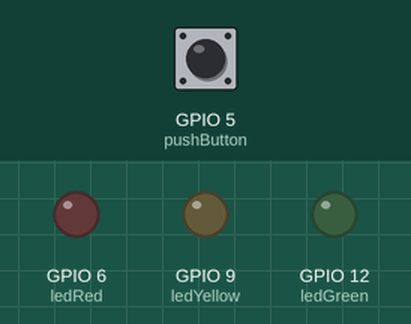
Bench run of a sketch on a simulated ESP32-S3. Shown: output pins drawn as LEDs (lit = HIGH). Dashed ring = blinking. Inputs (shaded band) come from the test bench; at power-on: GPIO 5 (pushButton) HIGH.

Above: at 1.2 s.
1.3 s: GPIO 5 (pushButton) pulled LOW for 0.15 s
At 2.2 s:
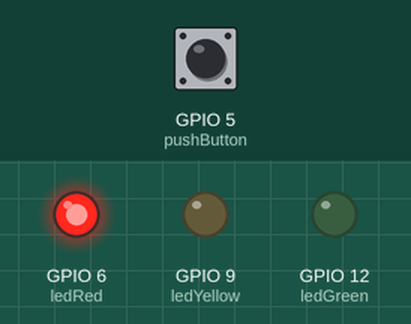
4.4 s: GPIO 5 (pushButton) pulled LOW for 1 s
At 5.8 s:
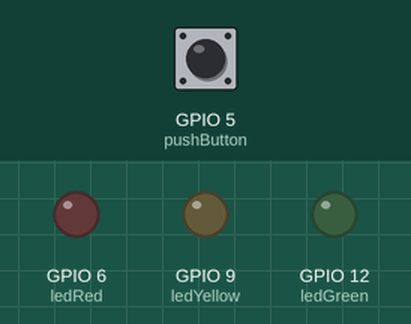
6.9 s: GPIO 5 (pushButton) pulled LOW for 0.15 s
At 8.8 s:
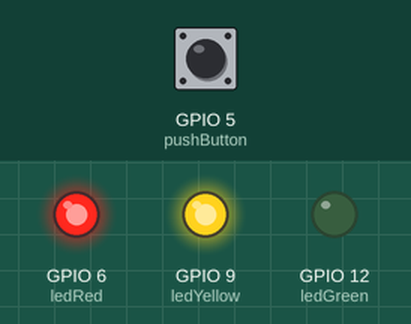
10.0 s: GPIO 5 (pushButton) pulled LOW for 3.2 s
At 11.2 s:
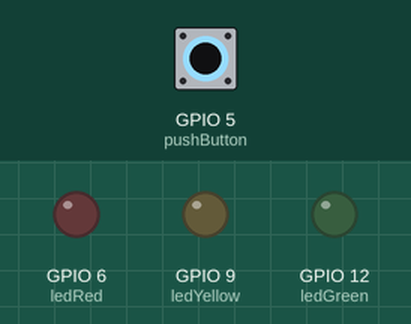
14.7 s: GPIO 5 (pushButton) pulled LOW for 0.15 s
At 17.7 s:
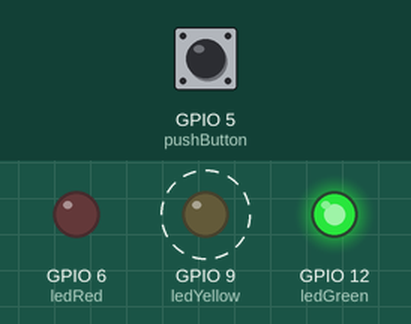
Timing chart, 0 to 21.8 s (numbered marks = the images above; inputs shaded):
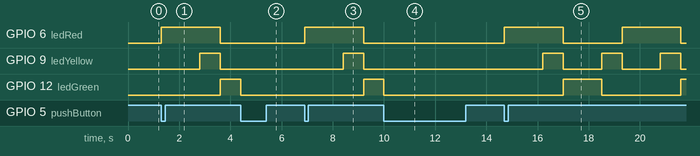

Measured:
- after the input at 1.3 s, GPIO 6 (ledRed): LOW → HIGH at once, → LOW 2.3 s later; GPIO 9 (ledYellow): LOW → HIGH after 1.5 s, → LOW 0.80 s later; GPIO 12 (ledGreen): LOW → HIGH after 2.3 s
- after the input at 4.4 s, GPIO 6 (ledRed): stays LOW (without the input it goes to HIGH after 1.5 s); GPIO 9 (ledYellow): stays LOW (without the input it goes to HIGH after 0.70 s); GPIO 12 (ledGreen): HIGH → LOW after 0.00 s instead of 0.70 s
- after the input at 6.9 s, GPIO 6 (ledRed): LOW → HIGH at once, → LOW 2.3 s later; GPIO 9 (ledYellow): LOW → HIGH after 1.5 s, → LOW 0.80 s later; GPIO 12 (ledGreen): LOW → HIGH after 2.3 s
- after the input at 10.0 s, GPIO 6 (ledRed): stays LOW (without the input it goes to HIGH after 1.5 s); GPIO 9 (ledYellow): stops changing and stays LOW
- after the input at 14.7 s, GPIO 6 (ledRed): alternates HIGH for 2.3 s and LOW for 2.3 s, starting at once; GPIO 9 (ledYellow): alternates HIGH for 0.80 s and LOW for 1.5 s, starting after 1.5 s; GPIO 12 (ledGreen): LOW → HIGH after 2.3 s, → LOW 1.5 s later, → HIGH 3.1 s later

The sketch:

sketch.ino
```cpp
// Ex02 + Ex03: traffic lights controlled by a push-button.
#include <Arduino.h>

// ESP32-S3 Feather mapping from old worksheet labels:
// old 32 -> 6, old 15 -> 9, old 12 -> 12
const int ledRed = 6;
const int ledYellow = 9;
const int ledGreen = 12;
const int pushButton = 5;

// Traffic-light phase durations (ms)
const unsigned long redMs = 1500;
const unsigned long redYellowMs = 800;
const unsigned long greenMs = 1500;
const unsigned long yellowMs = 800;

enum LightState {
  STATE_IDLE,
  STATE_RED,
  STATE_RED_YELLOW,
  STATE_GREEN,
  STATE_YELLOW
};

LightState state = STATE_IDLE;
unsigned long stateStartMs = 0;
bool running = false;
bool lastButtonPressed = false;

void setLights(bool redOn, bool yellowOn, bool greenOn) {
  digitalWrite(ledRed, redOn ? HIGH : LOW);
  digitalWrite(ledYellow, yellowOn ? HIGH : LOW);
  digitalWrite(ledGreen, greenOn ? HIGH : LOW);
}

void goToState(LightState next) {
  state = next;
  stateStartMs = millis();
  switch (state) {
    case STATE_IDLE:       setLights(false, false, false); break;
    case STATE_RED:        setLights(true,  false, false); break;
    case STATE_RED_YELLOW: setLights(true,  true,  false); break;
    case STATE_GREEN:      setLights(false, false, true ); break;
    case STATE_YELLOW:     setLights(false, true,  false); break;
  }
}

void setup() {
  pinMode(ledRed, OUTPUT);
  pinMode(ledYellow, OUTPUT);
  pinMode(ledGreen, OUTPUT);
  pinMode(pushButton, INPUT_PULLUP); // pressed -> LOW
  goToState(STATE_IDLE);
}

void loop() {
  unsigned long now = millis();
  bool buttonPressed = (digitalRead(pushButton) == LOW);

  // Trigger on button press edge.
  if (buttonPressed && !lastButtonPressed) {
    if (!running) {
      running = true;
      goToState(STATE_RED);
    } else {
      running = false;
      goToState(STATE_IDLE);
    }
  }
  lastButtonPressed = buttonPressed;

  if (!running) return;

  unsigned long elapsed = now - stateStartMs;
  switch (state) {
    case STATE_RED:
      if (elapsed >= redMs) goToState(STATE_RED_YELLOW);
      break;
    case STATE_RED_YELLOW:
      if (elapsed >= redYellowMs) goToState(STATE_GREEN);
      break;
    case STATE_GREEN:
      if (elapsed >= greenMs) goToState(STATE_YELLOW);
      break;
    case STATE_YELLOW:
      if (elapsed >= yellowMs) goToState(STATE_RED);
      break;
    case STATE_IDLE:
      break;
  }
}
```
